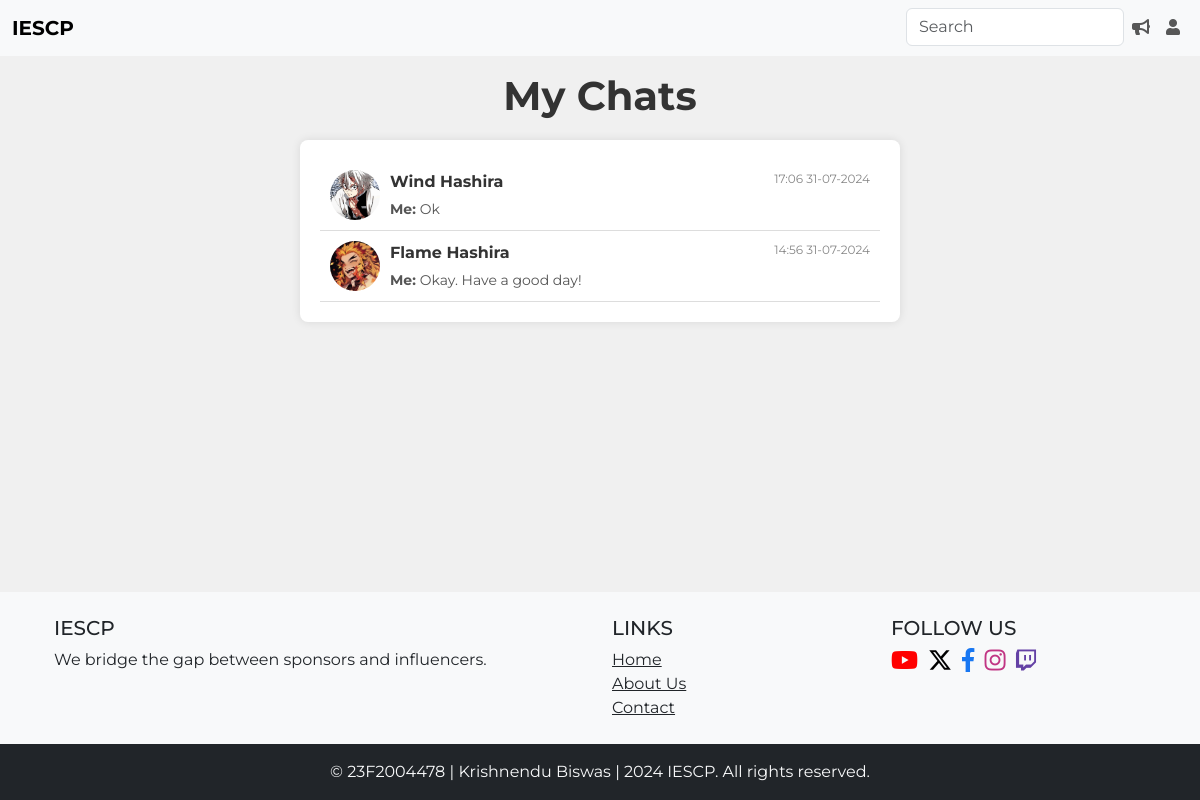
Page /mychats (signed in) on the committed database.
### models.py (models this page shows)
class Message(db.Model):
    id = db.Column(db.Integer, primary_key=True)
    sender_id = db.Column(db.Integer, db.ForeignKey('user.id'), nullable=False)
    receiver_id = db.Column(db.Integer, db.ForeignKey('user.id'), nullable=False)
    content = db.Column(db.String(500), nullable=False)
    timestamp = db.Column(db.DateTime, nullable=False, default=datetime.utcnow)

class User(db.Model):
    id = db.Column(db.Integer, primary_key=True)
    username = db.Column(db.String(64), unique=True, nullable=False)
    passhash = db.Column(db.String(256), nullable=False)
    profile_picture = db.Column(db.String(256), default='default_profile_picture.jpg')
    role = db.Column(db.Enum("admin", "sponsor", "influencer"), nullable=False)
    is_admin = db.Column(db.Boolean, nullable=False, default=False)
    is_flagged = db.Column(db.Boolean, nullable=False, default=False)
    is_deleted = db.Column(db.Boolean, nullable=False, default=False)
    date_created = db.Column(db.DateTime, nullable=False, default=datetime.utcnow)
    sponsors = db.relationship('Sponsor', backref='user', lazy=True, cascade='all, delete-orphan')
    influencers = db.relationship('Influencer', backref='user', lazy=True, cascade='all, delete-orphan')
    sent_messages = db.relationship('Message', foreign_keys='Message.sender_id', backref='sender', lazy=True, cascade='all, delete-orphan')
    received_messages = db.relationship('Message', foreign_keys='Message.receiver_id', backref='receiver', lazy=True, cascade='all, delete-orphan')

class Influencer(db.Model):
    id = db.Column(db.Integer, db.ForeignKey('user.id'), primary_key=True, nullable=False)
    name = db.Column(db.String(64), nullable=False)
    category = db.Column(db.String(64))
    niche = db.Column(db.String(64))
    rating = db.Column(db.Integer, default=0)
    rating_count = db.Column(db.Integer, default=0)
    earnings = db.Column(db.Integer, default=0)
    social_media_handles = db.relationship('SocialMedia', backref='influencer', lazy=True, cascade='all, delete-orphan')
    ratings = db.relationship('Rating', backref='influencer', lazy=True, cascade='all, delete-orphan')

### routes.py (the view)
@app.route('/mychats')
@login_required
def mychats():
    current_user = User.query.filter_by(username=session['username']).first()
    if not current_user:
        return redirect(url_for('login'))
    messages = Message.query.filter(
        (Message.sender_id == current_user.id) |
        (Message.receiver_id == current_user.id)
    ).order_by(Message.timestamp.desc()).all()
    latest_messages = {}
    for message in messages:
        contact_id = message.receiver_id if message.sender_id == current_user.id else message.sender_id
        if contact_id not in latest_messages or message.timestamp > latest_messages[contact_id].timestamp:
            latest_messages[contact_id] = message
    contacts = {}
    for contact_id in latest_messages:
        user = User.query.get(contact_id)
        if user:
            contact_type = None
            if Sponsor.query.get(contact_id):
                contact_type = 'sponsor'
            elif Influencer.query.get(contact_id):
                contact_type = 'influencer'
            else:
                contact_type = 'user'
            contacts[contact_id] = {
                'user': user,
                'type': contact_type
            }
    return render_template('myChats.html', latest_messages=latest_messages, contacts=contacts, current_user=current_user)

### routes.py (called while the page is built)
def login_required(func):
    @wraps(func)
    def wrapper(*args, **kwargs):
        if 'username' not in session:
            flash("You need to login first")
            return redirect(url_for('login'))
        user = User.query.filter_by(username=session['username']).first()
        if not user:
            session.pop('username')
            return redirect(url_for('login'))
        return func(*args, **kwargs)
    return wrapper

### templates/myChats.html (shortened to what this page needs)
{% extends "base.html" %}
{% block content %}
    <h1 class="mt-3">My Chats</h1>
    <div class="chats-container">
        {% if latest_messages %}
            <ul class="chats-list">
                {% for contact_id, message in latest_messages.items() %}
                    {% set contact = contacts[contact_id] %}
                    <li class="chat-item">
                        <a href="{{ url_for('chat', username=contact.user.username) }}" class="chat-link">
                            <div class="chat-profile-pic">
                                <img src="{{ url_for('static', filename='uploads/' + contact.user.profile_picture) }}" alt="Profile Picture">
                            </div>
                            <div class="chat-details">
                                <div class="chat-header">
                                    <strong>
                                        {% if contact.type == 'sponsor' %}
                                            {{ contact.user.sponsors[0].name }}
                                        {% elif contact.type == 'influencer' %}
                                            {{ contact.user.influencers[0].name }}
                                        {% else %}
                                            {{ contact.user.username }}
                                        {% endif %}
                                    </strong>
                                    <span class="chat-timestamp">{{ message.timestamp.strftime('%H:%M %d-%m-%Y') }}</span>
                                </div>
                                <p class="chat-preview">
                                    {% if message.sender_id == current_user.id %}
                                        <span class="me">Me: </span>{{ message.content | truncate(50, True, '...') }}
                                    {% else %}
                                        <span class="other"><span class="status-indicator"></span>{{ message.content | truncate(50, True, '...') }}</span>
                                    {% endif %}
                                </p>
                            </div>
                        </a>
                    </li>
                {% endfor %}
            </ul>
        {% else %}
            <p>No chats available.</p>
        {% endif %}
    </div>
{% endblock %}

### static/styles.css (style rules this page uses)
h1, .h1 { font-family: 'Montserrat', sans-serif; font-weight: 700; }
p { font-family: 'Montserrat', sans-serif; font-weight: 400; }
a, div, span, li { font-family: 'Montserrat', sans-serif; font-weight: 400; }

### templates/base.html (style rules this page uses)
html, body { height: 100%; margin: 0; }
body { display: flex; flex-direction: column; }

### templates/myChats.html (style rules this page uses)
body { background-color: #f0f0f0; margin: 0; padding: 0; }
h1 { text-align: center; color: #333; margin-bottom: 20px; }
.chats-container { width: 100%; max-width: 600px; margin: 0 auto; padding: 20px; background-color: #fff; border-radius: 8px; box-shadow: 0 0 10px rgba(0, 0, 0, 0.1); }
.chats-list { list-style: none; padding: 0; margin: 0; }
.chat-item { border-bottom: 1px solid #ddd; }
.chat-link { display: flex; align-items: center; text-decoration: none; color: inherit; padding: 10px; transition: background-color 0.3s; }
.chat-profile-pic { flex-shrink: 0; width: 50px; height: 50px; border-radius: 50%; overflow: hidden; margin-right: 10px; }
.chat-profile-pic img { width: 100%; height: auto; }
.chat-details { flex-grow: 1; }
.chat-header { display: flex; justify-content: space-between; margin-bottom: 5px; }
.chat-header strong { font-size: 16px; color: #333; }
.chat-timestamp { font-size: 12px; color: #888; }
.chat-preview { font-size: 14px; color: #555; margin: 0; }
.me { font-weight: bold; }

### rows in the picture
Message: profile_picture (picture), timestamp "17:06 31-07-2024", content "Ok"
Influencer: user "Wind Hashira"
Message: profile_picture (picture), timestamp "14:56 31-07-2024", content "Okay. Have a good day!"
Influencer: user "Flame Hashira"
